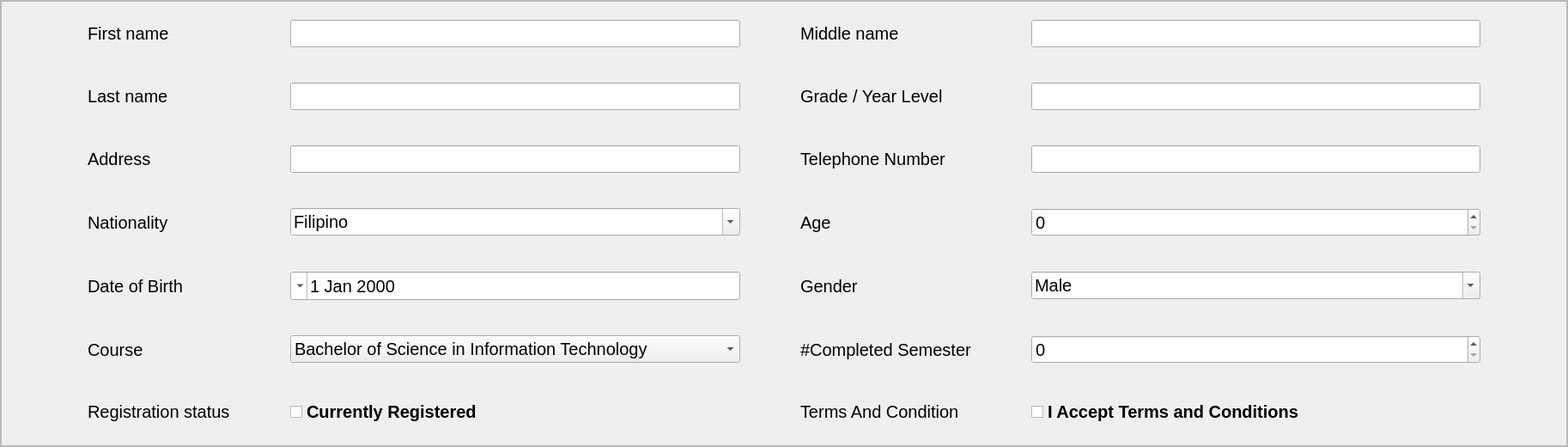
             <widget class="QWidget" name="scrollAreaWidgetContents">
              <property name="geometry">
               <rect>
                <x>0</x>
                <y>0</y>
                <width>1826</width>
                <height>520</height>
               </rect>
              </property>
              <layout class="QHBoxLayout" name="horizontalLayout_12">
               <property name="spacing">
                <number>0</number>
               </property>
               <property name="leftMargin">
                <number>0</number>
               </property>
               <property name="topMargin">
                <number>0</number>
               </property>
               <property name="rightMargin">
                <number>0</number>
               </property>
               <property name="bottomMargin">
                <number>0</number>
               </property>
               <item>
                <widget class="QFrame" name="middle_frame">
                 <property name="frameShape">
                  <enum>QFrame::StyledPanel</enum>
                 </property>
                 <property name="frameShadow">
                  <enum>QFrame::Raised</enum>
                 </property>
                 <layout class="QHBoxLayout" name="horizontalLayout_20">
                  <property name="spacing">
                   <number>0</number>
                  </property>
                  <property name="leftMargin">
                   <number>0</number>
                  </property>
                  <property name="topMargin">
                   <number>0</number>
                  </property>
                  <property name="rightMargin">
                   <number>0</number>
                  </property>
                  <property name="bottomMargin">
                   <number>0</number>
                  </property>
                  <item>
                   <widget class="QFrame" name="frame_21">
                    <property name="font">
                     <font>
                      <pointsize>15</pointsize>
                      <weight>50</weight>
                      <bold>false</bold>
                     </font>
                    </property>
                    <property name="accessibleDescription">
                     <string/>
                    </property>
                    <property name="layoutDirection">
                     <enum>Qt::LeftToRight</enum>
                    </property>
                    <property name="frameShape">
                     <enum>QFrame::StyledPanel</enum>
                    </property>
                    <property name="frameShadow">
                     <enum>QFrame::Raised</enum>
                    </property>
                    <layout class="QGridLayout" name="gridLayout">
                     <property name="leftMargin">
                      <number>100</number>
                     </property>
                     <property name="topMargin">
                      <number>10</number>
                     </property>
                     <property name="rightMargin">
                      <number>100</number>
                     </property>
                     <property name="bottomMargin">
                      <number>10</number>
                     </property>
                     <property name="horizontalSpacing">
                      <number>70</number>
                     </property>
                     <property name="verticalSpacing">
                      <number>30</number>
                     </property>
                     <item row="0" column="1">
                      <widget class="QLineEdit" name="lineEdit_firstname"/>
                     </item>
                     <item row="0" column="0">
                      <widget class="QLabel" name="lbl_firstname">
                       <property name="text">
                        <string>First name</string>
                       </property>
                      </widget>
                     </item>
                     <item row="1" column="0">
                      <widget class="QLabel" name="lbl_lastname">
                       <property name="text">
                        <string>Last name</string>
                       </property>
                      </widget>
                     </item>
                     <item row="1" column="1">
                      <widget class="QLineEdit" name="line_Edit_lastname"/>
                     </item>
                     <item row="3" column="0">
                      <widget class="QLabel" name="lbl_address">
                       <property name="text">
                        <string>Address</string>
                       </property>
                      </widget>
                     </item>
                     <item row="3" column="1">
                      <widget class="QLineEdit" name="lineEdit_address"/>
                     </item>
                     <item row="4" column="0">
                      <widget class="QLabel" name="lbl_nationality">
                       <property name="text">
                        <string>Nationality</string>
                       </property>
                      </widget>
                     </item>
                     <item row="4" column="1">
                      <widget class="QComboBox" name="cmbbox_nationality">
                       <property name="cursor">
                        <cursorShape>IBeamCursor</cursorShape>
                       </property>
                       <property name="layoutDirection">
                        <enum>Qt::LeftToRight</enum>
                       </property>
                       <property name="editable">
                        <bool>true</bool>
                       </property>
                       <property name="currentText">
                        <string>Filipino</string>
                       </property>
                       <property name="currentIndex">
                        <number>0</number>
                       </property>
                       <item>
                        <property name="text">
                         <string>Filipino</string>
                        </property>
                       </item>
                       <item>
                        <property name="text">
                         <string>American</string>
                        </property>
                       </item>
                      </widget>
                     </item>
                     <item row="6" column="0">
                      <widget class="QLabel" name="lbl_birthddate">
                       <property name="text">
                        <string>Date of Birth</string>
                       </property>
                      </widget>
                     </item>
                     <item row="6" column="1">
                      <widget class="QDateEdit" name="birth_dateEdit">
                       <property name="cursor">
                        <cursorShape>OpenHandCursor</cursorShape>
                       </property>
                       <property name="accessibleDescription">
                        <string/>
                       </property>
                       <property name="layoutDirection">
                        <enum>Qt::RightToLeft</enum>
                       </property>
                       <property name="buttonSymbols">
                        <enum>QAbstractSpinBox::UpDownArrows</enum>
                       </property>
                       <property name="showGroupSeparator" stdset="0">
                        <bool>false</bool>
                       </property>
                       <property name="maximumDateTime">
                        <datetime>
                         <hour>23</hour>
                         <minute>59</minute>
                         <second>59</second>
                         <year>3000</year>
                         <month>12</month>
                         <day>31</day>
                        </datetime>
                       </property>
                       <property name="minimumDateTime">
                        <datetime>
                         <hour>0</hour>
                         <minute>0</minute>
                         <second>0</second>
                         <year>1900</year>
                         <month>9</month>
                         <day>14</day>
                        </datetime>
                       </property>
                       <property name="currentSection">
                        <enum>QDateTimeEdit::DaySection</enum>
                       </property>
                       <property name="calendarPopup">
                        <bool>true</bool>
                       </property>
                       <property name="currentSectionIndex">
                        <number>1</number>
                       </property>
                       <property name="date">
                        <date>
                         <year>2000</year>
                         <month>1</month>
                         <day>1</day>
                        </date>
                       </property>
                      </widget>
                     </item>
                     <item row="7" column="0">
                      <widget class="QLabel" name="lbl_course">
                       <property name="text">
                        <string>Course</string>
                       </property>
                      </widget>
                     </item>
                     <item row="7" column="1">
                      <widget class="QComboBox" name="cmbbox_course">
                       <property name="cursor">
                        <cursorShape>OpenHandCursor</cursorShape>
                       </property>
                       <property name="layoutDirection">
                        <enum>Qt::LeftToRight</enum>
                       </property>
                       <item>
                        <property name="text">
                         <string>Bachelor of Science in Information Technology</string>
                        </property>
                       </item>
                       <item>
                        <property name="text">
                         <string>Bachelor of Science in Computer Science</string>
                        </property>
                       </item>
                      </widget>
                     </item>
                     <item row="8" column="0">
                      <widget class="QLabel" name="lbl_regtrationStatus">
                       <property name="text">
                        <string>Registration status</string>
                       </property>
                      </widget>
                     </item>
                     <item row="8" column="1">
                      <widget class="QCheckBox" name="checkBox_registered">
                       <property name="font">
                        <font>
                         <weight>75</weight>
                         <bold>true</bold>
                        </font>
                       </property>
                       <property name="text">
                        <string>Currently Registered</string>
                       </property>
                       <property name="tristate">
                        <bool>false</bool>
                       </property>
                      </widget>
                     </item>
                     <item row="0" column="2">
                      <widget class="QLabel" name="lbl_middlename">
                       <property name="text">
                        <string>Middle name</string>
                       </property>
                      </widget>
                     </item>
                     <item row="0" column="3">
                      <widget class="QLineEdit" name="lineEdit_middleName"/>
                     </item>
                     <item row="1" column="2">
                      <widget class="QLabel" name="lbl_gradelevel">
                       <property name="text">
                        <string>Grade / Year Level</string>
                       </property>
                      </widget>
                     </item>
                     <item row="1" column="3">
                      <widget class="QLineEdit" name="lineEdit_grade_year_lvl"/>
                     </item>
                     <item row="3" column="2">
                      <widget class="QLabel" name="lbl_telephone">
                       <property name="text">
                        <string>Telephone Number</string>
                       </property>
                      </widget>
                     </item>
                     <item row="3" column="3">
                      <widget class="QLineEdit" name="lineEdit_telephone"/>
                     </item>
                     <item row="4" column="2">
                      <widget class="QLabel" name="lbl_age">
                       <property name="text">
                        <string>Age</string>
                       </property>
                      </widget>
                     </item>
                     <item row="4" column="3">
                      <widget class="QSpinBox" name="spinBox_age">
                       <property name="cursor">
                        <cursorShape>OpenHandCursor</cursorShape>
                       </property>
                       <property name="layoutDirection">
                        <enum>Qt::LeftToRight</enum>
                       </property>
                      </widget>
                     </item>
                     <item row="6" column="2">
                      <widget class="QLabel" name="lbl_gender">
                       <property name="text">
                        <string>Gender</string>
                       </property>
                      </widget>
                     </item>
                     <item row="6" column="3">
                      <widget class="QComboBox" name="cmbbox_title">
                       <property name="cursor">
                        <cursorShape>OpenHandCursor</cursorShape>
                       </property>
                       <property name="layoutDirection">
                        <enum>Qt::LeftToRight</enum>
                       </property>
                       <property name="editable">
                        <bool>true</bool>
                       </property>
                       <property name="currentText">
                        <string>Male</string>
                       </property>
                       <property name="currentIndex">
                        <number>0</number>
                       </property>
                       <item>
                        <property name="text">
                         <string>Male</string>
                        </property>
                       </item>
                       <item>
                        <property name="text">
                         <string>Female</string>
                        </property>
                       </item>
                      </widget>
                     </item>
                     <item row="7" column="2">
                      <widget class="QLabel" name="lbl_completedSemester">
                       <property name="text">
                        <string>#Completed Semester</string>
                       </property>
                      </widget>
                     </item>
                     <item row="7" column="3">
                      <widget class="QSpinBox" name="spinBox_semester">
                       <property name="cursor">
                        <cursorShape>OpenHandCursor</cursorShape>
                       </property>
                       <property name="layoutDirection">
                        <enum>Qt::LeftToRight</enum>
                       </property>
                       <property name="minimum">
                        <number>0</number>
                       </property>
                       <property name="maximum">
                        <number>2</number>
                       </property>
                       <property name="value">
                        <number>0</number>
                       </property>
                      </widget>
                     </item>
                     <item row="8" column="2">
                      <widget class="QLabel" name="lbl_termsAndCondition">
                       <property name="text">
                        <string>Terms And Condition</string>
                       </property>
                      </widget>
                     </item>
                     <item row="8" column="3">
                      <widget class="QCheckBox" name="checkBox_terms">
                       <property name="font">
                        <font>
                         <weight>75</weight>
                         <bold>true</bold>
                        </font>
                       </property>
                       <property name="text">
                        <string>I Accept Terms and Conditions</string>
                       </property>
                      </widget>
                     </item>
                    </layout>
                   </widget>
                  </item>
                 </layout>
                </widget>
               </item>
              </layout>
             </widget>
